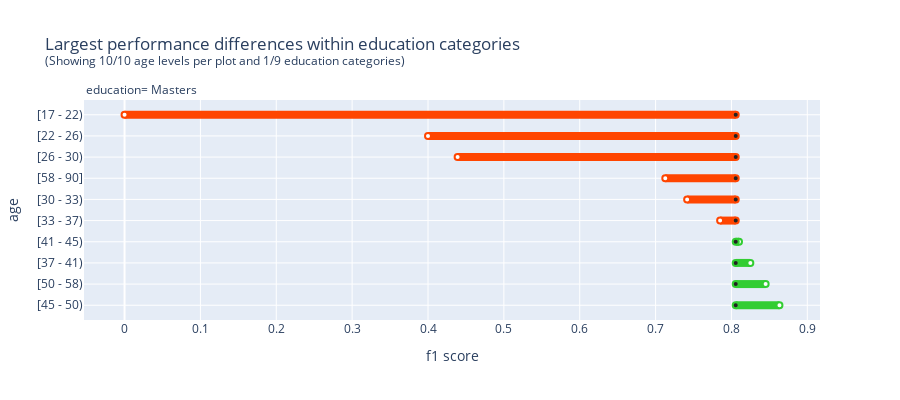

Source (notebook cell):
### Code cell
check = PerformanceDisparityReport(protected_feature="age", control_feature="education", scorer="f1", max_subgroups_per_category_to_display=10, max_categories_to_display=1)
res = check.run(dataset, model=model)
res.display[0].show(rendered="svg")

### Figure 1 — Plotly figure (JSON) as saved in the notebook; plotly's stock layout.template omitted (floating-point values rounded to 4 significant figures)
{"data": [{"cliponaxis": false, "hovertemplate": ["%{y}: %{x} (group size: 290)<extra></extra>", "baseline: %{x} (group size: 1723)<extra></extra>"], "line": {"color": "limegreen", "width": 8}, "marker": {"color": ["white", "#222222"], "line": {"color": ["limegreen", "limegreen"], "width": [2, 2]}, "size": 6, "symbol": 0}, "mode": "lines+text+markers", "opacity": 1, "showlegend": false, "type": "scatter", "x": [0.8633, 0.8056], "xaxis": "x", "y": ["[45 - 50)", "[45 - 50)"], "yaxis": "y"}, {"cliponaxis": false, "hovertemplate": ["%{y}: %{x} (group size: 314)<extra></extra>", "baseline: %{x} (group size: 1723)<extra></extra>"], "line": {"color": "limegreen", "width": 8}, "marker": {"color": ["white", "#222222"], "line": {"color": ["limegreen", "limegreen"], "width": [2, 2]}, "size": 6, "symbol": 0}, "mode": "lines+text+markers", "opacity": 1, "showlegend": false, "type": "scatter", "x": [0.8451, 0.8056], "xaxis": "x", "y": ["[50 - 58)", "[50 - 58)"], "yaxis": "y"}, {"cliponaxis": false, "hovertemplate": ["%{y}: %{x} (group size: 213)<extra></extra>", "baseline: %{x} (group size: 1723)<extra></extra>"], "line": {"color": "limegreen", "width": 8}, "marker": {"color": ["white", "#222222"], "line": {"color": ["limegreen", "limegreen"], "width": [2, 2]}, "size": 6, "symbol": 0}, "mode": "lines+text+markers", "opacity": 1, "showlegend": false, "type": "scatter", "x": [0.8249, 0.8056], "xaxis": "x", "y": ["[37 - 41)", "[37 - 41)"], "yaxis": "y"}, {"cliponaxis": false, "hovertemplate": ["%{y}: %{x} (group size: 269)<extra></extra>", "baseline: %{x} (group size: 1723)<extra></extra>"], "line": {"color": "limegreen", "width": 8}, "marker": {"color": ["white", "#222222"], "line": {"color": ["limegreen", "limegreen"], "width": [2, 2]}, "size": 6, "symbol": 0}, "mode": "lines+text+markers", "opacity": 1, "showlegend": false, "type": "scatter", "x": [0.81, 0.8056], "xaxis": "x", "y": ["[41 - 45)", "[41 - 45)"], "yaxis": "y"}, {"cliponaxis": false, "hovertemplate": ["%{y}: %{x} (group size: 185)<extra></extra>", "baseline: %{x} (group size: 1723)<extra></extra>"], "line": {"color": "orangered", "width": 8}, "marker": {"color": ["white", "#222222"], "line": {"color": ["orangered", "orangered"], "width": [2, 2]}, "size": 6, "symbol": 0}, "mode": "lines+text+markers", "opacity": 1, "showlegend": false, "type": "scatter", "x": [0.785, 0.8056], "xaxis": "x", "y": ["[33 - 37)", "[33 - 37)"], "yaxis": "y"}, {"cliponaxis": false, "hovertemplate": ["%{y}: %{x} (group size: 96)<extra></extra>", "baseline: %{x} (group size: 1723)<extra></extra>"], "line": {"color": "orangered", "width": 8}, "marker": {"color": ["white", "#222222"], "line": {"color": ["orangered", "orangered"], "width": [2, 2]}, "size": 6, "symbol": 0}, "mode": "lines+text+markers", "opacity": 1, "showlegend": false, "type": "scatter", "x": [0.7416, 0.8056], "xaxis": "x", "y": ["[30 - 33)", "[30 - 33)"], "yaxis": "y"}, {"cliponaxis": false, "hovertemplate": ["%{y}: %{x} (group size: 188)<extra></extra>", "baseline: %{x} (group size: 1723)<extra></extra>"], "line": {"color": "orangered", "width": 8}, "marker": {"color": ["white", "#222222"], "line": {"color": ["orangered", "orangered"], "width": [2, 2]}, "size": 6, "symbol": 0}, "mode": "lines+text+markers", "opacity": 1, "showlegend": false, "type": "scatter", "x": [0.7128, 0.8056], "xaxis": "x", "y": ["[58 - 90]", "[58 - 90]"], "yaxis": "y"}, {"cliponaxis": false, "hovertemplate": ["%{y}: %{x} (group size: 121)<extra></extra>", "baseline: %{x} (group size: 1723)<extra></extra>"], "line": {"color": "orangered", "width": 8}, "marker": {"color": ["white", "#222222"], "line": {"color": ["orangered", "orangered"], "width": [2, 2]}, "size": 6, "symbol": 0}, "mode": "lines+text+markers", "opacity": 1, "showlegend": false, "type": "scatter", "x": [0.439, 0.8056], "xaxis": "x", "y": ["[26 - 30)", "[26 - 30)"], "yaxis": "y"}, {"cliponaxis": false, "hovertemplate": ["%{y}: %{x} (group size: 44)<extra></extra>", "baseline: %{x} (group size: 1723)<extra></extra>"], "line": {"color": "orangered", "width": 8}, "marker": {"color": ["white", "#222222"], "line": {"color": ["orangered", "orangered"], "width": [2, 2]}, "size": 6, "symbol": 0}, "mode": "lines+text+markers", "opacity": 1, "showlegend": false, "type": "scatter", "x": [0.4, 0.8056], "xaxis": "x", "y": ["[22 - 26)", "[22 - 26)"], "yaxis": "y"}, {"cliponaxis": false, "hovertemplate": ["%{y}: %{x} (group size: 3)<extra></extra>", "baseline: %{x} (group size: 1723)<extra></extra>"], "line": {"color": "orangered", "width": 8}, "marker": {"color": ["white", "#222222"], "line": {"color": ["orangered", "orangered"], "width": [2, 2]}, "size": 6, "symbol": 0}, "mode": "lines+text+markers", "opacity": 1, "showlegend": false, "type": "scatter", "x": [0, 0.8056], "xaxis": "x", "y": ["[17 - 22)", "[17 - 22)"], "yaxis": "y"}], "layout": {"annotations": [{"font": {"size": 12}, "showarrow": false, "text": "education= Masters", "x": 0, "xanchor": "left", "xref": "paper", "y": 1, "yanchor": "bottom", "yref": "paper"}], "height": 400, "title": {"text": "Largest performance differences within education categories<br><sup>(Showing 10/10 age levels per plot and 1/9 education categories)</sup>"}, "xaxis": {"anchor": "y", "domain": [0, 1], "title": {"text": "f1 score"}}, "yaxis": {"anchor": "x", "domain": [0, 1], "tickmode": "linear", "title": {"text": "age"}}}}
